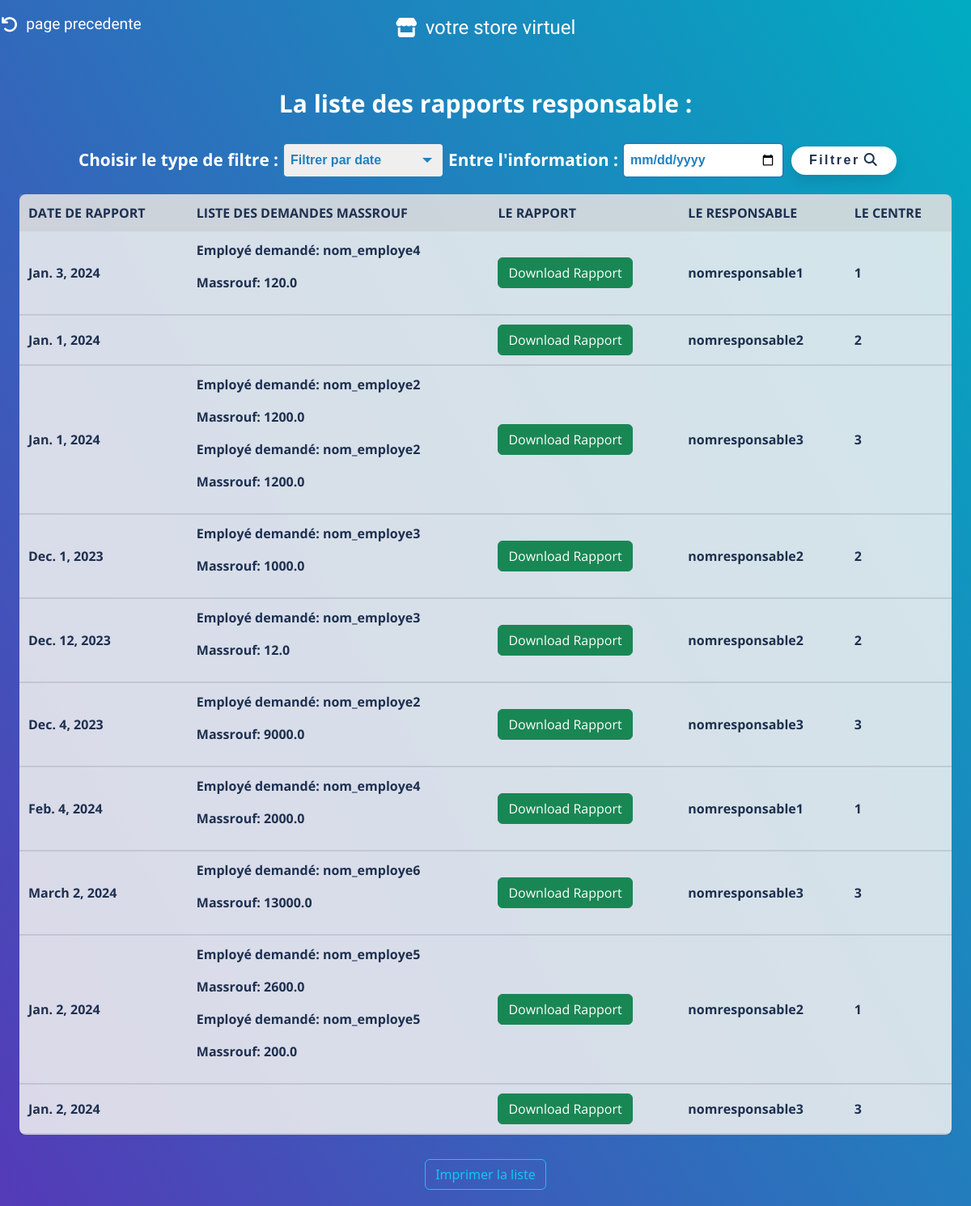
/gerer_employe/Liste_PVM, run on the app's committed database.
### magasinier/models.py (models this page shows, shortened)
class Rapport_responsable(models.Model):
    Date_R = models.DateField(default=datetime.now)
    Rapport = models.FileField(upload_to='pdfs/', default=None)
    responsable = models.ForeignKey(Responsable, on_delete=models.CASCADE, default=1)
    centre = models.ForeignKey(Centre, on_delete=models.CASCADE, default=1)
    demandes_massrouf = models.ManyToManyField(Demande_massrouf, related_name='rapports')

class Demande_massrouf(models.Model):
    Date_dem = models.DateField(default=datetime.now)
    employe = models.ForeignKey(Employe, on_delete=models.CASCADE)
    responsable = models.ForeignKey(Responsable, on_delete=models.CASCADE)
    massrouf = models.FloatField(max_length=10, default=0)

class Employe(models.Model):
    nomE = models.CharField(max_length=50)
    prenomE = models.CharField(max_length=50)
    adrE = models.CharField(max_length=50)
    telephone = models.BigIntegerField()
    Salarie_jour = models.FloatField(default=0)  # 'max_length' isn't needed for FloatField
    centre = models.ForeignKey(Centre, on_delete=models.CASCADE)

class Responsable(models.Model):
     nomR = models.CharField(max_length=50)
     prenomR = models.CharField(max_length=50)
     adrR = models.CharField(max_length=50)
     telephone = models.BigIntegerField()
     centre = models.ForeignKey(Centre, on_delete = models.CASCADE)

class Centre(models.Model):
    id = models.AutoField(primary_key=True)
    numC = models.IntegerField(default=0)
    designation = models.CharField(max_length=100, null=True)

### magasinier/views.py (the view)
# urls.py: path('gerer_employe/Liste_PVM',views.afficher_listePVM,name='liste_PVM'),
def afficher_listePVM(request):
    filter_type = request.GET.get('filter_type')
    cherch = request.GET.get('chercher')
    PV = Rapport_responsable.objects.all()
    if filter_type == 'date' and cherch:
        PV = Rapport_responsable.objects.filter(Date_R=cherch)
    if filter_type == 'centre' and cherch:
        PV = PV.filter(centre__numC__startswith=cherch)
    return render(request, "liste_PVM.html", {"PV": PV})

### magasinier/templates/liste_PVM.html (shortened to what this page needs)
<!DOCTYPE html>
<html lang="en">
    {% load static %}
<head>
    <link rel="stylesheet" type="text/css" href="{% static 'css/bootstrap.min.css' %}">
    <link rel="stylesheet" href="{% static 'css/styleModal.css' %}">
 <link href="{% static 'fontawesomefree/css/all.min.css' %}" rel="stylesheet" type="text/css">
 <link
   rel="stylesheet"
   href="{% static 'css/list.css' %}"
   type="text/css"
 />
 </head>
 <body>
  <a href="{% url 'choisir_option_employe' %}" style="all: unset"><div class="logo"  onmouseover="document.querySelector('.fa-arrow-rotate-left').style.color='rgba(255, 255, 255, 0.39)';
    this.style.color='rgba(255, 255, 255, 0.39)';"onmouseout="document.querySelector('.fa-arrow-rotate-left').style.color='rgb(255, 255, 255)';
    this.style.color='rgb(255, 255, 255)'; " style=" position: absolute;
        top: 0;
        left: 0;
        cursor: pointer;
        text-wrap: nowrap;
        display: flex;
        align-items: center;
        justify-content: center;
        padding: 6px;
        font-family: 'Bubblegum Sans', sans-serif;
        color: rgb(255, 255, 255);
        font-size: 1.2rem;
        background-color: transparent;
        border-radius: 30px;
        transition: 0.2s;
        font-weight: 100;
        margin-left: 28px;
        width: 10%;
        margin-top: 10px;"><i class="fa-solid fa-arrow-rotate-left" style="font-size: 1.3rem;color: white; margin-right: 10px;"></i>page precedente</div></a>
 <a href="{% url 'magazinier' %}" style="all: unset"><div class="logo"  onmouseover="this.style.backgroundColor='rgba(255, 255, 255, 0.39)';"onmouseout="this.style.backgroundColor='transparent'; " style=" position: absolute;
     top: 0;
     left: 50%;
     transform: translateX(-50%);
     cursor: pointer;
     text-wrap: nowrap;
     display: flex;
     align-items: center;
     justify-content: center;
     padding: 6px;
     font-family: 'Bubblegum Sans', sans-serif;
     color: rgb(255, 255, 255);
     font-size: 1.5rem;
     background-color: transparent;
     font-weight: 100;
     border-radius: 30px;
     transition: 0.8s;
     width: 20%;
     margin-top: 10px;"><i class="fa-solid fa-store" style="font-size: 1.5rem;color: white; margin-right: 10px;"></i>votre store virtuel</div></a>
    <h4>La liste des rapports responsable :</h4>
    <form method="GET" action="{% url 'liste_PVM' %}">
      <label for="filter_type">Choisir le type de filtre :</label>
      <div class="custom-select">
        <select id="filter_type" name="filter_type">
          <option value="date">Filtrer par date</option>
        </select>
      </div>
      <label for="chercher">Entre l'information :</label>
      <input type="text" id="chercher" name="chercher" placeholder="Ecrire...">
      <button type="submit">Filtrer<i class="fa-solid fa-magnifying-glass"></i></button>
    </form>
    <table >
        <tr class="table-info">
          <th>Date de rapport</th>
          <th>Liste des demandes massrouf</th>
          <th>Le rapport</th>
          <th>Le responsable</th>
          <th>Le centre</th>
        </tr>
        {% for p in PV %}
          <tr>
            <td>{{ p.Date_R }}</td>
            <td>
              {% for demande in p.demandes_massrouf.all %}
                <p>Employé demandé: {{ demande.employe.nomE }}</p>
                <p>Massrouf: {{ demande.massrouf }}</p>
              {% endfor %}
            </td>
            <td><a class="btn btn-success" href="{{ p.Rapport.url }}" download>Download Rapport</a></td>
            <td>{{ p.responsable.nomR }}</td>
            <td>{{ p.centre.numC }}</td>
          </tr>
        {% endfor %}
      </table>
      <a href="#" type="button" onclick="printProducts()" class="btn btn-outline-info" style="margin: 20px;">Imprimer la liste</a>
</body>
</html>

### magasinier/static/css/list.css (style rules this page uses)
* { margin: 0; padding: 0; color: #fff; font-family: 'Open Sans', sans-serif; font-weight: bold; }
body { background: linear-gradient(60deg, rgba(84,58,183,1) 0%, rgba(0,172,193,1) 100%); display: flex; align-items: center; justify-content: center; flex-direction: column; }
h4 { margin: 30px;margin-top: 110px; font-size: 30px;font-weight: bold; }
form { display: flex; align-items: center; justify-content: center; font-family: Arial, sans-serif; }
.custom-select { position: relative; display: inline-block; font-family: Arial, sans-serif; }
.custom-select select { appearance: none; cursor: pointer; padding: 8px; font-size: 16px; border: 2px solid #2180BD; border-radius: 6px; color: #2180BD; transition: border-color 0.3s ease; width: 200px; }
option { color: #2180BD; }
form label { display: block; margin-left: 5px; margin-right: 5px; font-weight: bold; font-size: 1.3rem; color: #ffffff; }
form input[type="text"], form input[type="date"], form input[type="day"], form input[type="month"], form input[type="year"] { padding: 8px; font-size: 16px; border: 2px solid #2180BD; border-radius: 6px; color: #2180BD; transition: border-color 0.3s ease; width: 200px; }
form button[type="submit"] { margin-left: 9px; width: 130px; height: 35px; font-weight: bold; letter-spacing: 2.5px; color: rgb(30,48,80); background-color: #fff; border: none; border-radius: 25px; box-shadow: 0px 8px 15px rgba(0, 0, 0, 0.1); transition: all 0.3s ease 0s; cursor: pointer; outline: none; }
form button[type="submit"] i { color: rgb(30,48,80); margin-left: 5px; }
table { margin-bottom: 10px; width: 96%; background-color: rgba(240, 240, 240, 0.87); margin-top: 20px; border-collapse: collapse; border-radius: 8px; }
th, td { padding: 11px; text-align: left; font-weight: bold; font-size: 16px; color: rgb(30,48,80); }
p { font-weight: bold; font-size: 16px; color: rgb(30,48,80); }
th { background-color: rgba(159, 159, 159, 0.2); text-transform: uppercase; }
td { border-bottom: solid 2px rgba(5, 5, 5, 0.1); }

### data on the page
Rapport_responsable: Date_R "Jan. 3, 2024", responsable.nomR "nomresponsable1", centre.numC "1"
Demande_massrouf: employe.nomE "nom_employe4", massrouf "120.0"
Rapport_responsable: Date_R "Jan. 1, 2024", responsable.nomR "nomresponsable2", centre.numC "2"
Rapport_responsable: Date_R "Jan. 1, 2024", responsable.nomR "nomresponsable3", centre.numC "3"
Demande_massrouf: employe.nomE "nom_employe2", massrouf "1200.0"
Demande_massrouf: employe.nomE "nom_employe2", massrouf "1200.0"
Rapport_responsable: Date_R "Dec. 1, 2023", responsable.nomR "nomresponsable2", centre.numC "2"
Demande_massrouf: employe.nomE "nom_employe3", massrouf "1000.0"
Rapport_responsable: Date_R "Dec. 12, 2023", responsable.nomR "nomresponsable2", centre.numC "2"
Demande_massrouf: employe.nomE "nom_employe3", massrouf "12.0"
Rapport_responsable: Date_R "Dec. 4, 2023", responsable.nomR "nomresponsable3", centre.numC "3"
Demande_massrouf: employe.nomE "nom_employe2", massrouf "9000.0"
Rapport_responsable: Date_R "Feb. 4, 2024", responsable.nomR "nomresponsable1", centre.numC "1"
Demande_massrouf: employe.nomE "nom_employe4", massrouf "2000.0"
Rapport_responsable: Date_R "March 2, 2024", responsable.nomR "nomresponsable3", centre.numC "3"
Demande_massrouf: employe.nomE "nom_employe6", massrouf "13000.0"
Rapport_responsable: Date_R "Jan. 2, 2024", responsable.nomR "nomresponsable2", centre.numC "1"
Demande_massrouf: employe.nomE "nom_employe5", massrouf "2600.0"
Demande_massrouf: employe.nomE "nom_employe5", massrouf "200.0"
Rapport_responsable: Date_R "Jan. 2, 2024", responsable.nomR "nomresponsable3", centre.numC "3"
